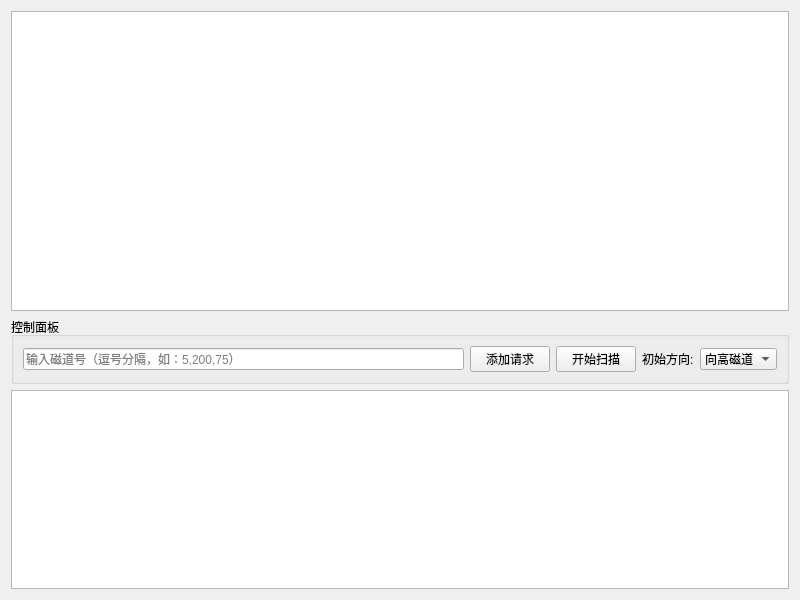
<?xml version="1.0" encoding="UTF-8"?>
<ui version="4.0">
  <class>DiskWindow</class>
  <widget class="QWidget" name="DiskWindow">
    <property name="geometry">
      <rect>
        <x>0</x>
        <y>0</y>
        <width>800</width>
        <height>600</height>
      </rect>
    </property>
    <property name="windowTitle">
      <string>SCAN磁盘调度演示</string>
    </property>
    <layout class="QVBoxLayout" name="verticalLayout">
      <item>
        <widget class="QGraphicsView" name="graphicsView">
          <property name="minimumSize">
            <size>
              <width>600</width>
              <height>300</height>
            </size>
          </property>
        </widget>
      </item>
      <item>
        <widget class="QGroupBox" name="controlGroup">
          <property name="title">
            <string>控制面板</string>
          </property>
          <layout class="QHBoxLayout" name="horizontalLayout">
            <item>
              <widget class="QLineEdit" name="trackInput">
                <property name="placeholderText">
                  <string>输入磁道号（逗号分隔，如：5,200,75）</string>
                </property>
              </widget>
            </item>
            <item>
              <widget class="QPushButton" name="addBtn">
                <property name="text">
                  <string>添加请求</string>
                </property>
              </widget>
            </item>
            <item>
              <widget class="QPushButton" name="startBtn">
                <property name="text">
                  <string>开始扫描</string>
                </property>
              </widget>
            </item>
            <item>
              <widget class="QLabel" name="directionLabel">
                <property name="text">
                  <string>初始方向:</string>
                </property>
              </widget>
            </item>
            <item>
              <widget class="QComboBox" name="directionCombo">
                <item>
                  <property name="text">
                    <string>向高磁道</string>
                  </property>
                </item>
                <item>
                  <property name="text">
                    <string>向低磁道</string>
                  </property>
                </item>
              </widget>
            </item>
          </layout>
        </widget>
      </item>
      <item>
        <widget class="QTextBrowser" name="logOutput"/>
      </item>
    </layout>
  </widget>
  <resources/>
  <connections/>
</ui>
